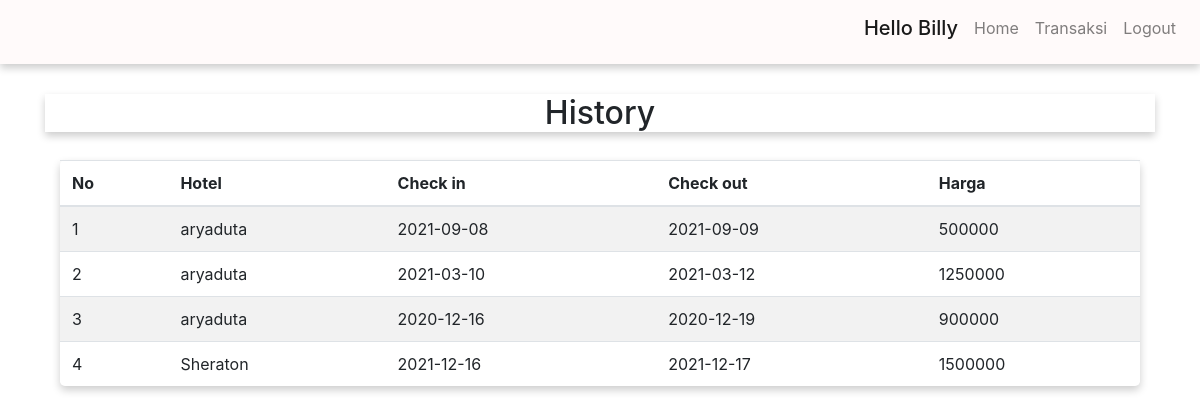
/history.php (signed in), run on the app's committed database.
### tables this page shows
CREATE TABLE `biohotel` (
  `id_hotel` int(11) NOT NULL,
  `nama_hotel` varchar(255) NOT NULL,
  `kota` varchar(255) DEFAULT NULL,
  `bintang` int(200) DEFAULT NULL,
  `link` varchar(200) NOT NULL,
  `jalan` varchar(200) NOT NULL,
  `harga` int(11) NOT NULL,
  `over_1` varchar(100) NOT NULL,
  `over_2` varchar(100) NOT NULL,
  `over_3` varchar(100) NOT NULL,
  `over_4` varchar(100) NOT NULL,
  `over_5` varchar(100) NOT NULL,
  `kamar_standart` varchar(100) NOT NULL,
  `kamar_upsize` varchar(100) NOT NULL,
  `link_map` varchar(500) NOT NULL,
  `no_telepon` varchar(15) NOT NULL
);

CREATE TABLE `transaksi` (
  `id_kamar` int(11) DEFAULT NULL,
  `id_transaksi` int(11) NOT NULL,
  `id_user` int(11) DEFAULT NULL,
  `check_in` date DEFAULT NULL,
  `check_out` date DEFAULT NULL,
  `total` int(11) NOT NULL
);

### history.php (the view, shortened to what this page needs)
<?php
require_once 'connect.php';
?>
<html>
<head>
    <link rel="stylesheet" href="https://cdn.jsdelivr.net/npm/bootstrap@4.5.3/dist/css/bootstrap.min.css"
>
</head>
<body>
    <nav class="navbar navbar-expand-lg navbar-light " style="background-color:Snow">
        <em><a class="navbar-brand" href="#" id="time"></a></em>
        <div class="collapse navbar-collapse" id="navbarSupportedContent">
            <ul class="navbar-nav ml-auto" id="bar">
                <?php
                    $temp="";
                    if(isset($_SESSION["id_user"]))
                    {
                        $temp.='<li class="nav-item active" ><a class="nav-link active" href="">
                        <h5> Hello '.$_SESSION["nama"].'</h5> <span class="sr-only">(current)</span></a>
                    </li><li class="nav-item " ><a class="nav-link " href="login.php">
                       Home <span class="sr-only">(current)</span></a>
                    </li>
                    <li class="nav-item " ><a class="nav-link " href="history.php">
                       Transaksi <span class="sr-only">(current)</span></a>
                    </li>
                        <li class="nav-item">
                        <a class="nav-link" href="logout.php" >Logout <span class="sr-only">(current)</span></a>
                   </li>';
                    }
                    echo $temp;
                ?>
            </ul>
        </div>
    </nav>
    <div class="container" style="padding-top:30px;">
        <div class="row">
            <div class="col-12 text-center">
                <h2>History</h2>
            </div>
        </div>
    </div>
    <div class="container table-responsive rounded-lg " style="padding-top:20px;">
        <div class="col-sm-12">
            <table class="table  table-striped table-hover rounded-lg ">
                <thead>
                    <tr>
                        <th scope="col">No</th>
                        <th scope="col">Hotel</th>
                        <th scope="col">Check in</th>
                        <th scope="col">Check out</th>
                        <th scope="col">Harga</th>
                    </tr>
                </thead>
                <tbody>
                    <?php
                $quer="SELECT a.id_hotel,b.check_in,b.check_out,b.total,a.nama_hotel from _user c join
                transaksi b on c.id_user = b.id_user join kamar d on b.id_kamar=d.id_kamar
                join biohotel a on d.id_hotel=a.id_hotel
                where c.id_user ='$_SESSION[id_user]'";
                $result = $conn -> query($quer);
                $temp="";
                $i=1;
                while($row= $result->fetch_assoc())
                {
                    $temp.="<tr><td>".$i."</td><td>".$row["nama_hotel"]."</td><td>".$row["check_in"].
                    "</td><td>".$row["check_out"]."</td><td>".$row["total"]."</td></tr>";
                    $i++;
                }
                echo $temp;
                ?>
                </tbody>
            </table>
</body>
</html>

### history.php (style rules this page uses)
.navbar { box-shadow: 0 4px 8px 0 rgba(0, 0, 0, 0.2); }
h2 { box-shadow: 0 4px 8px 0 rgba(0, 0, 0, 0.2); }
.table { box-shadow: 0 4px 8px 0 rgba(0, 0, 0, 0.2); }

### data on the page
biohotel: nama_hotel "aryaduta", transaksi.check_in "2021-09-08", transaksi.check_out "2021-09-09", transaksi.total "500000", transaksi.check_in "2021-03-10", transaksi.check_out "2021-03-12", transaksi.total "1250000", transaksi.check_in "2020-12-16", transaksi.check_out "2020-12-19", transaksi.total "900000"
biohotel: nama_hotel "Sheraton", transaksi.check_in "2021-12-16", transaksi.check_out "2021-12-17", transaksi.total "1500000"

### other printed values
$_SESSION["nama"] "Billy"
